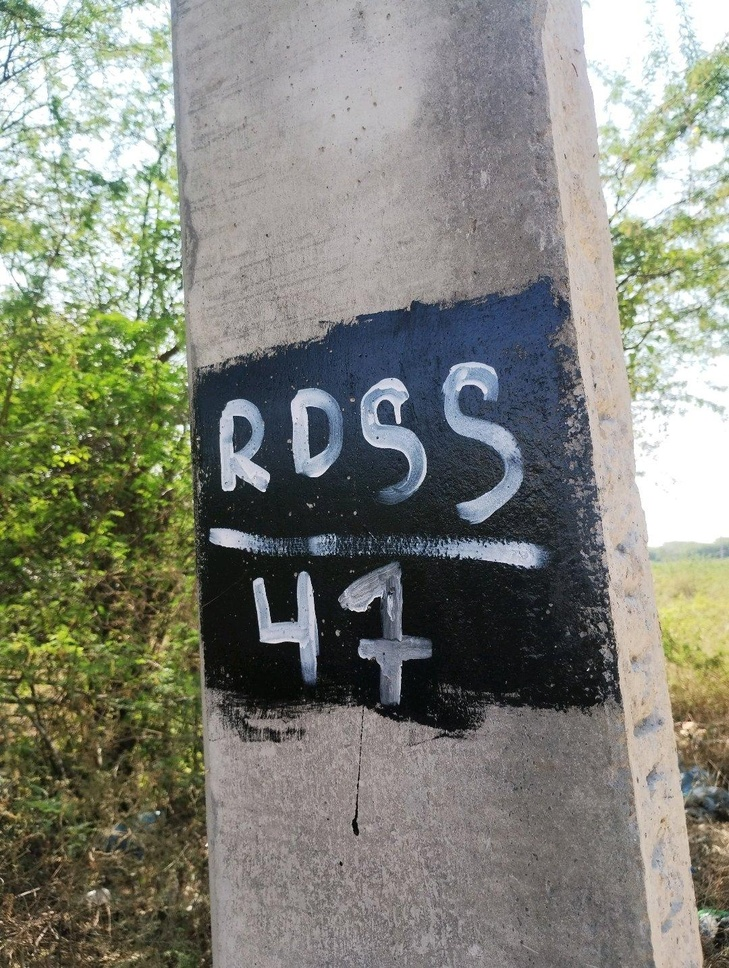
#> input picture image2_remote.jpg, 729 x 968 px, shrunk from 1080 x 1434 before the run
$ python test_fixed_threshold.py
#> lines starting #> are read from the running program, lines starting #| are printed output that depends on the picture; after the words box and inside, x2 and y2 are one past the last pixel; in counts of white or black regions, pixels touching at a corner belong together
import cv2
import numpy as np

def test_fixed(img_path):
#> called with img_path = 'image2_remote.jpg'
    img = cv2.imread(img_path)
#> img is the input picture: shape (968, 729, 3); mean B, G, R 120.9, 131.5, 129.6
    if img is None:
        return
    gray = cv2.cvtColor(img, cv2.COLOR_BGR2GRAY)
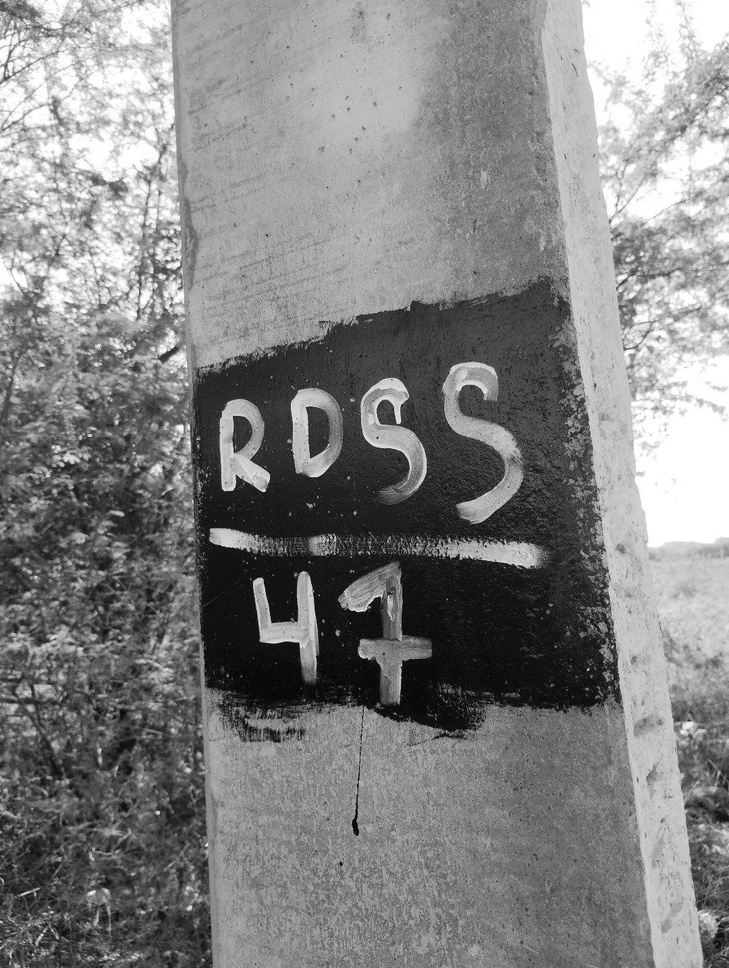
#> gray: shape (968, 729); min 0, max 255, mean 129.7
    h, w = gray.shape[:2]
#> h = 968; w = 729
    print(f"=== Fixed Threshold Tests on {img_path} ===")

    for th in [25, 30, 35, 40, 45, 50, 60]:
        _, dark_mask = cv2.threshold(gray, th, 255, cv2.THRESH_BINARY_INV)
        kernel = cv2.getStructuringElement(cv2.MORPH_RECT, (7, 7))
        closed = cv2.morphologyEx(dark_mask, cv2.MORPH_CLOSE, kernel, iterations=2)
        contours, _ = cv2.findContours(closed, cv2.RETR_EXTERNAL, cv2.CHAIN_APPROX_SIMPLE)

        min_area = max(150, int(h * w * 0.002))
        candidates = []
        for c in contours:
            area = cv2.contourArea(c)
            if area < min_area:
                continue
            bx, by, bw, bh = cv2.boundingRect(c)
            ar = max(bw, bh) / max(min(bw, bh), 1)
            if ar > 20:
                continue
            candidates.append((area, (bx, by, bw, bh), ar))

        candidates.sort(key=lambda x: x[0], reverse=True)
        print(f"Threshold {th}:")
        if candidates:
            for idx, cand in enumerate(candidates[:2]):
                print(f"  Cand {idx}: area={cand[0]:.1f}, box={cand[1]}, ar={cand[2]:.2f}")
        else:
            print("  No candidates")
#> this loop made 7 passes
#> pass 1, in test_fixed, `_, dark_mask = cv2.threshold(gray, th, 255, cv2.THRESH_BINARY_INV)`:
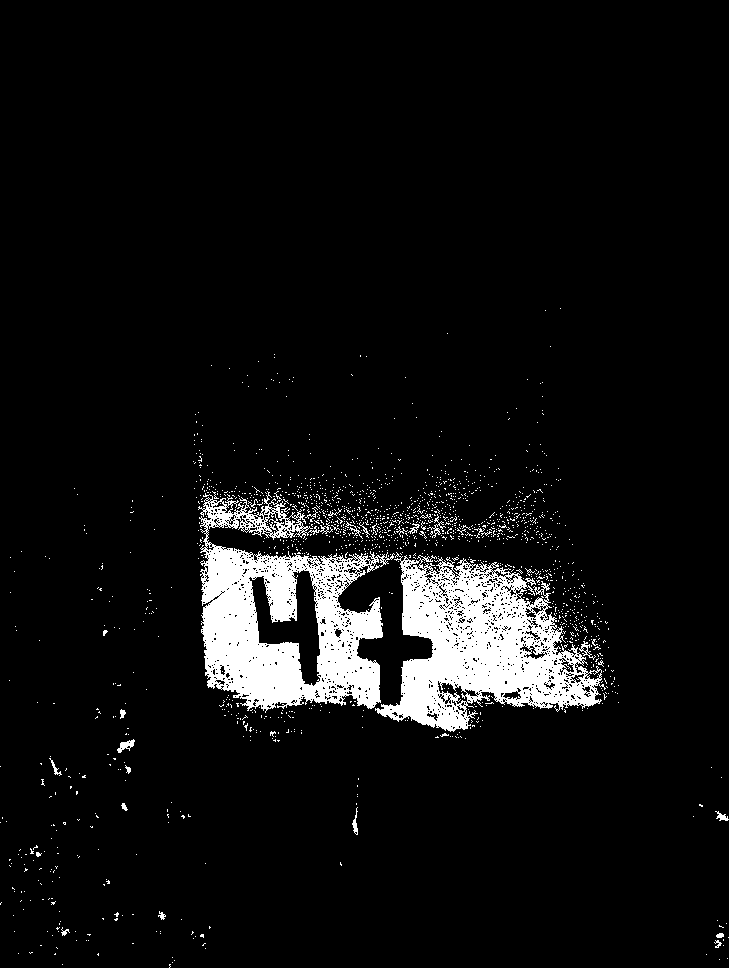
#> dark_mask: shape (968, 729); 6.5% white; 1633 white regions (1608 under 20 px), largest, box (x1, y1, x2, y2) and area: (198, 491, 395, 713) 21351, (375, 552, 606, 732) 20269, (117, 739, 135, 753) 118
#> pass 1, in test_fixed, `closed = cv2.morphologyEx(dark_mask, cv2.MORPH_CLOSE, kernel, iteratio..`:
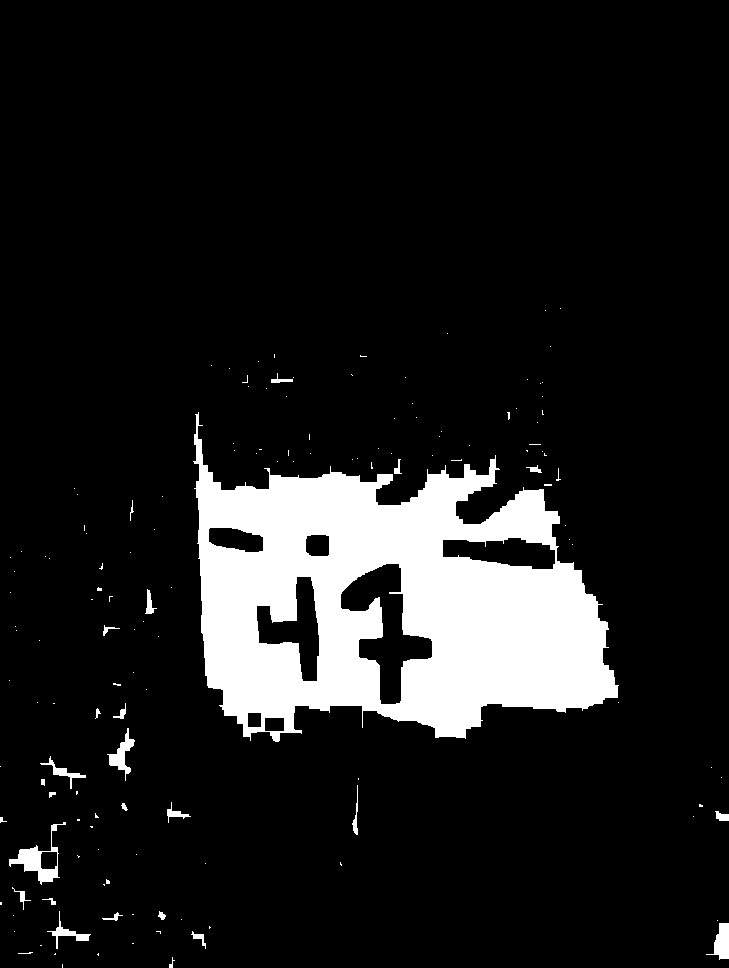
#> closed: shape (968, 729); 11.4% white; 144 white regions (117 under 20 px), largest, box (x1, y1, x2, y2) and area: (193, 412, 619, 742) 76089, (9, 822, 66, 885) 900, (107, 728, 135, 781) 472
#> pass 2, in test_fixed, `closed = cv2.morphologyEx(dark_mask, cv2.MORPH_CLOSE, kernel, iteratio..`:
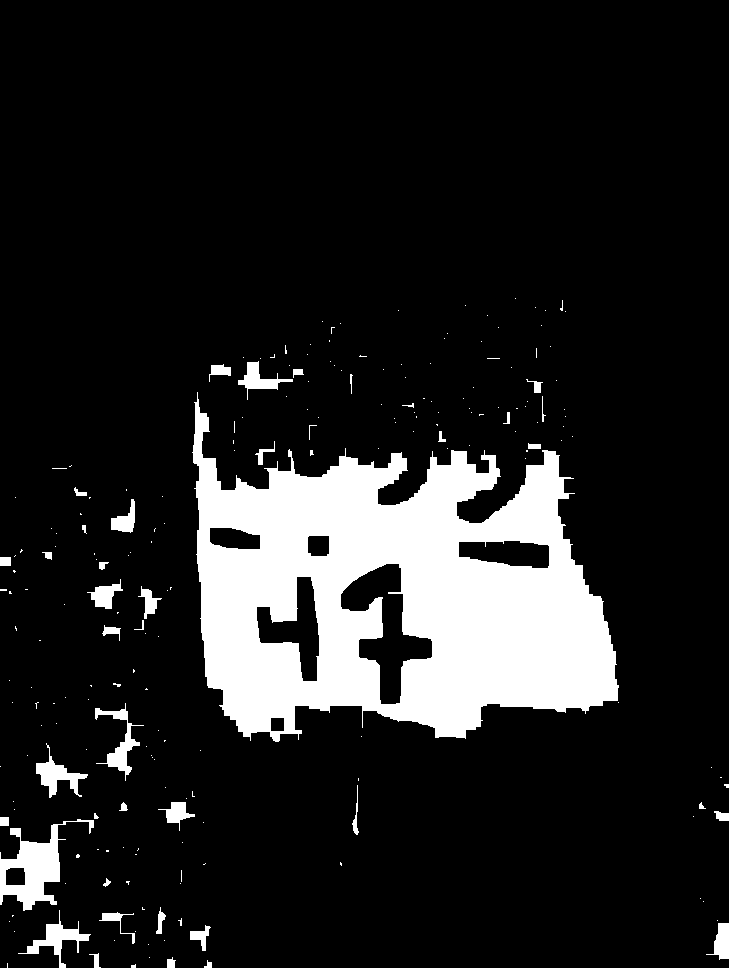
#> closed: shape (968, 729); 13.4% white; 214 white regions (172 under 20 px), largest, box (x1, y1, x2, y2) and area: (192, 392, 619, 742) 83212, (0, 819, 94, 911) 3017, (18, 910, 91, 968) 965
#> after the loop:
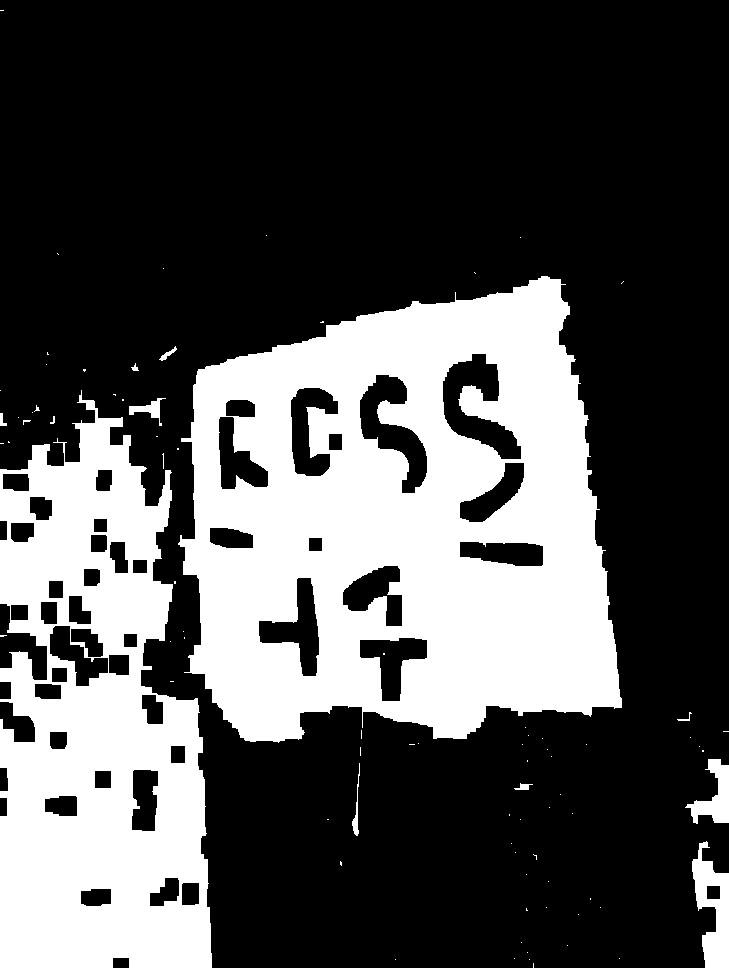
#> closed: shape (968, 729); 31.4% white; 83 white regions (71 under 20 px), largest, box (x1, y1, x2, y2) and area: (178, 276, 622, 743) 137707, (0, 390, 212, 968) 79159, (692, 841, 729, 968) 2600
#> after the loop:
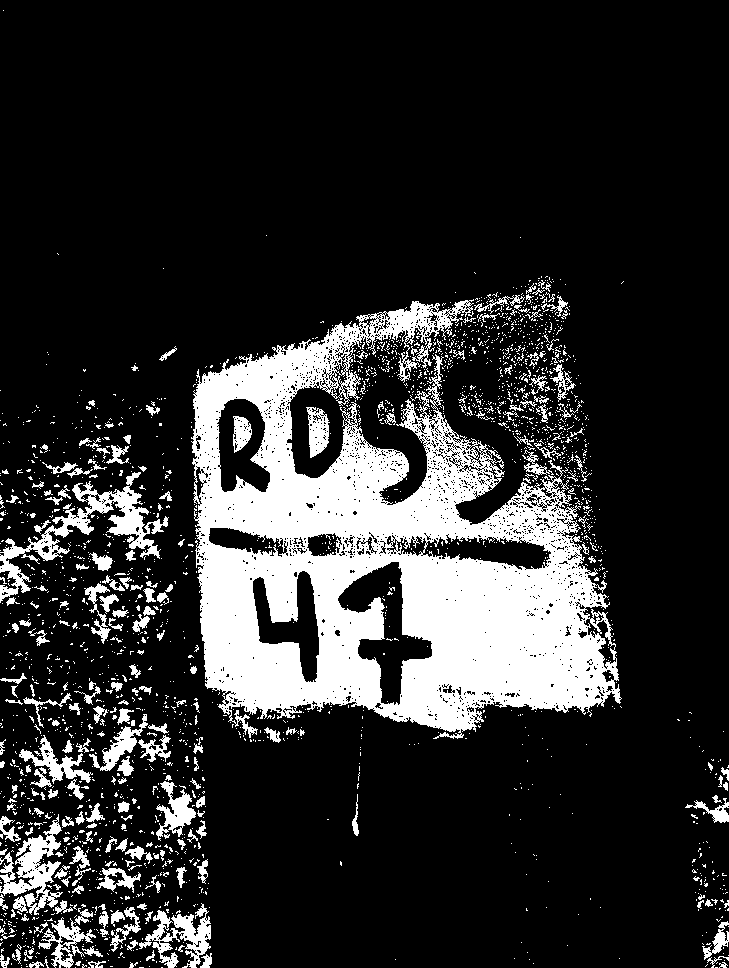
#> dark_mask: shape (968, 729); 18.2% white; 2304 white regions (2060 under 20 px), largest, box (x1, y1, x2, y2) and area: (191, 299, 622, 739) 92484, (0, 472, 169, 603) 4355, (0, 814, 63, 915) 2497

test_fixed("image2_remote.jpg")

$ run again, with image1_remote.jpg copied over image2_remote.jpg
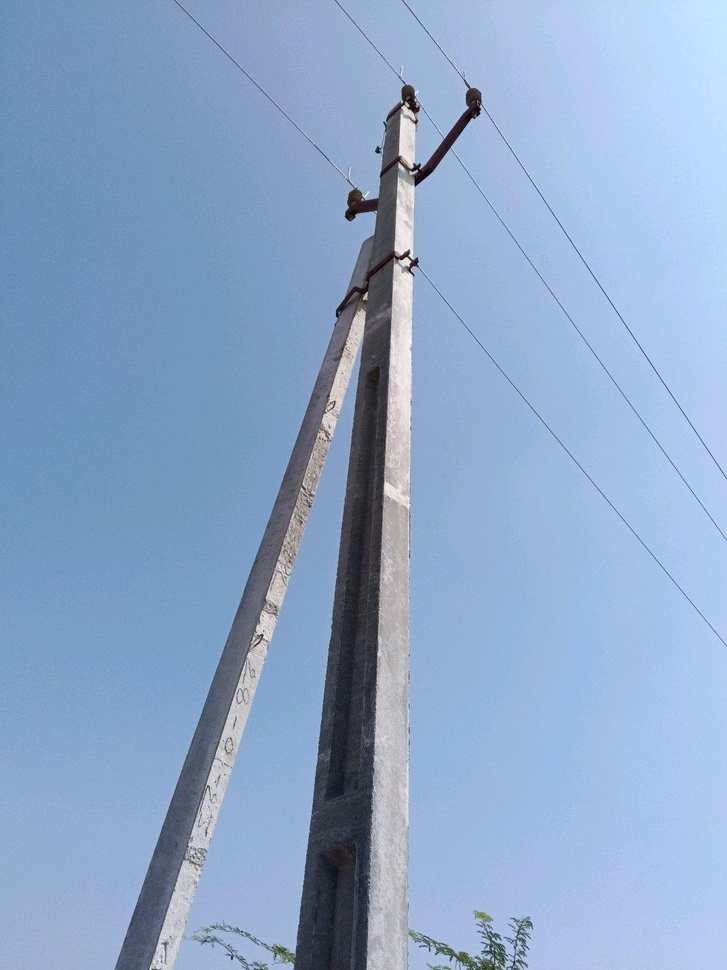
#> input picture image1_remote.jpg, 727 x 970 px, shrunk from 1080 x 1440 before the run
#> in test_fixed, img is the input picture: shape (970, 727, 3); mean B, G, R 200.3, 166.2, 141.2
#> in test_fixed, `gray = cv2.cvtColor(img, cv2.COLOR_BGR2GRAY)`:
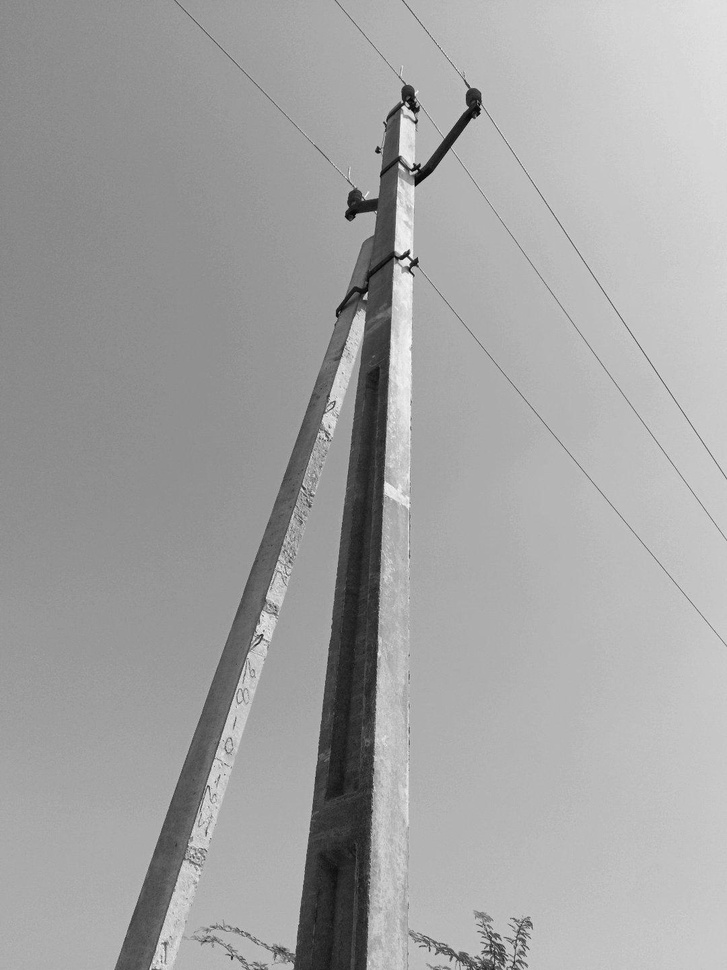
#> gray: shape (970, 727); min 1, max 250, mean 162.6
#> after the loop in test_fixed, `for th in [25, 30, 35, 40, 45, 50, 60]:`:
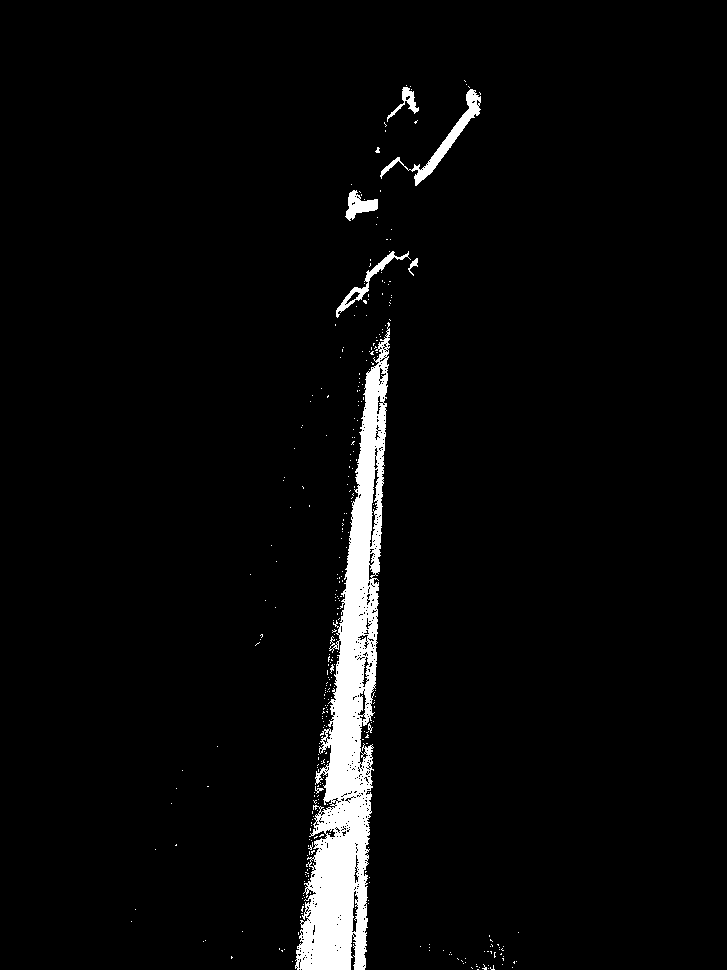
#> dark_mask: shape (970, 727); 3.7% white; 339 white regions (330 under 20 px), largest, box (x1, y1, x2, y2) and area: (295, 322, 390, 970) 22884, (380, 89, 481, 186) 1249, (336, 251, 411, 318) 585

$ run again, with diagnose_pole_0.jpg copied over image2_remote.jpg
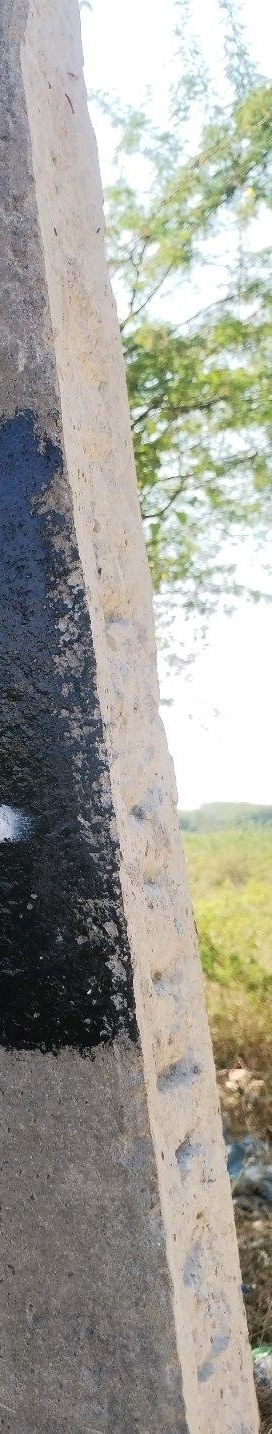
#> input picture diagnose_pole_0.jpg, 272 x 1434 px
#> in test_fixed, img is the input picture: shape (1434, 272, 3); mean B, G, R 152.5, 160.4, 161.3
#> the loop in test_fixed, `for th in [25, 30, 35, 40, 45, 50, 60]:` made 7 passes
#> pass 1, in test_fixed, `_, dark_mask = cv2.threshold(gray, th, 255, cv2.THRESH_BINARY_INV)`:
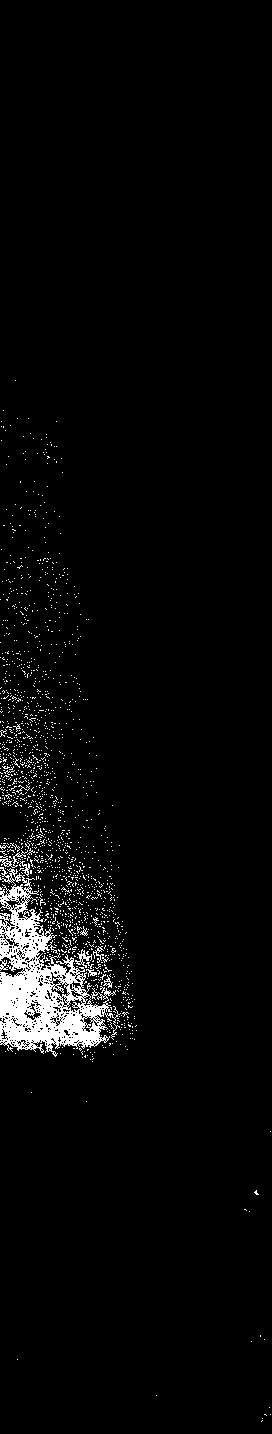
#> dark_mask: shape (1434, 272); 3.2% white; 1620 white regions (1609 under 20 px), largest, box (x1, y1, x2, y2) and area: (0, 867, 121, 1057) 8993, (0, 850, 28, 868) 126, (75, 949, 92, 968) 106
#> after the loop in test_fixed, `for th in [25, 30, 35, 40, 45, 50, 60]:`:
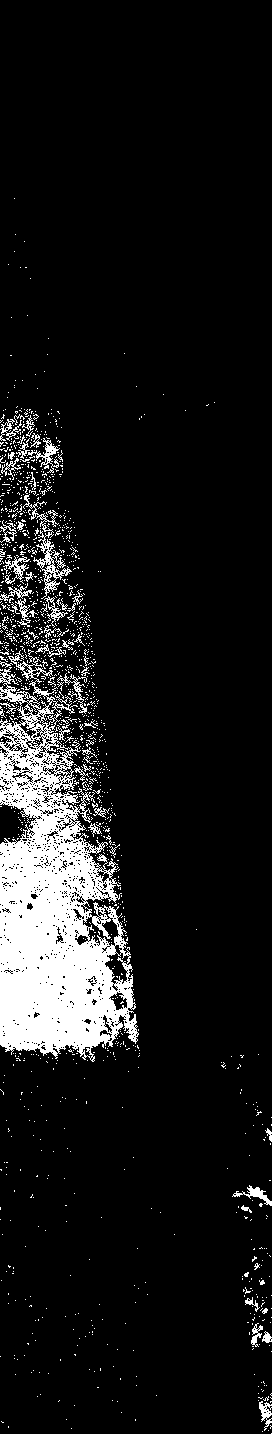
#> dark_mask: shape (1434, 272); 9.6% white; 1415 white regions (1353 under 20 px), largest, box (x1, y1, x2, y2) and area: (0, 649, 139, 1062) 29278, (23, 494, 72, 599) 895, (27, 438, 60, 473) 300
